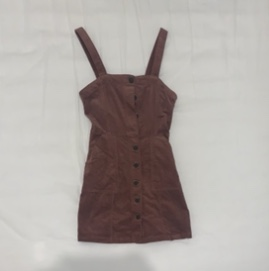
#> input picture coursework_02/Dress.jpg, 269 x 271 px, given in place of Coat.jpg, which was not available
$ jupyter execute preprocessing.ipynb   (older library calls are emulated)
#> lines starting #> are read from the running program, lines starting #| are printed output that depends on the picture; pictures that were not available may be replaced by others from this repository, and a replacement may not be noted
[cell 1]
from PIL import Image, ImageOps
import matplotlib.pyplot as plt
from matplotlib import image
import scipy.signal
import numpy as np
images = ['Coat','Sandal','Shirt','anotherCoat','Dress']

axes=[]
fig=plt.figure()
fig.set_size_inches(6, 2)
i = 0

data = []
data1 = []
for img in images:
    axes.append(fig.add_subplot(1, 5, i+1) )
    subplot_title=(img)
    axes[-1].set_title(subplot_title)
    axes[-1].axis('off')
    image = Image.open(img+'.jpg')
#> image is the input picture: PIL image 269x271 RGB; mean R, G, B 174.6, 168.2, 164.6

    for x in range(0, image.size[0]-1):
        for j in range(0, image.size[1]-1):
            pixelColorVals = image.getpixel((x,j));
            # Invert color
            redPixel    = 255 - pixelColorVals[0]; # Negate red pixel
            greenPixel  = 255 - pixelColorVals[1]; # Negate green pixel
            bluePixel   = 255 - pixelColorVals[2]; # Negate blue pixel
            # Modify the image with the inverted pixel values
            image.putpixel((x,j),(redPixel, greenPixel, bluePixel));
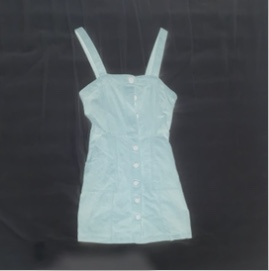
#> image: PIL image 269x271 RGB; mean R, G, B 81.4, 87.8, 91.4
    gs_image = image.convert(mode='L')
    img_resized =gs_image.resize((28,28),Image.ANTIALIAS)
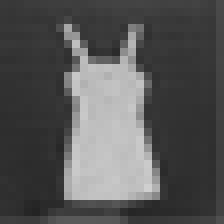
#> img_resized: PIL image 28x28 L (shown 8 times larger); min 35, max 207, mean 85.8
    img_resized.save(img+str(2)+'.jpg',quality=100)
    imgd = np.asarray(img_resized)
    imgd = imgd / 255.0
    data.append(imgd)
    #plt.imshow(img_resized,cmap='gray')
    plt.imshow(img_resized,cmap=plt.cm.binary)
    i += 1
#> pass 2 of the loop `for img in images:`:
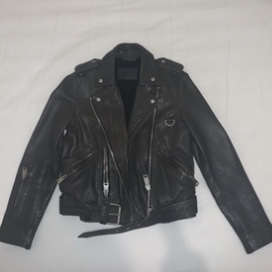
#> input picture coursework_02/anotherCoat.jpg, 272 x 272 px, given in place of Sandal.jpg, which was not available
#> image is the input picture: PIL image 272x272 RGB; mean R, G, B 135.3, 134.9, 134
#> after the loop `for x in range(0, image.size[0]-1):`:
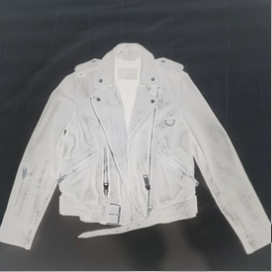
#> image: PIL image 272x272 RGB; mean R, G, B 120.6, 121, 121.8
#> gs_image: PIL image 272x272 L
#> `img_resized =gs_image.resize((28,28),Image.ANTIALIAS)`:
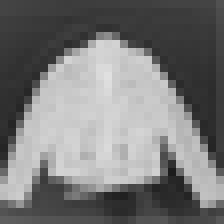
#> img_resized: PIL image 28x28 L (shown 8 times larger); min 28, max 224, mean 120.7

npdata = np.stack((data[0], data[1]))
c = np.expand_dims(data[2], axis=0)
mytest = np.concatenate((npdata, c), axis=0)
print(mytest.shape)
#| (3, 28, 28)

plt.show()
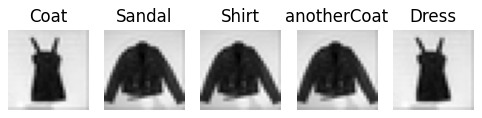
#> figure drawn by matplotlib, 5 panels

im = Image.open('Sandal2.jpg')
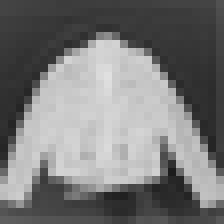
#> im: PIL image 28x28 L (shown 8 times larger); min 28, max 224, mean 120.7
im_mirror = ImageOps.mirror(im)
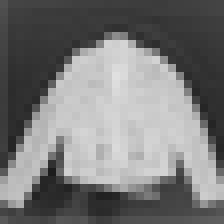
#> im_mirror: PIL image 28x28 L (shown 8 times larger); min 28, max 224, mean 120.7
im_mirror.save('Sandal2_mirror.jpg', quality=95)

# reshape dataset to have a single channel
#testX = testX.reshape((testX.shape[0], 28, 28, 1))
# one hot encode target values
#testY = to_categorical(testY)
